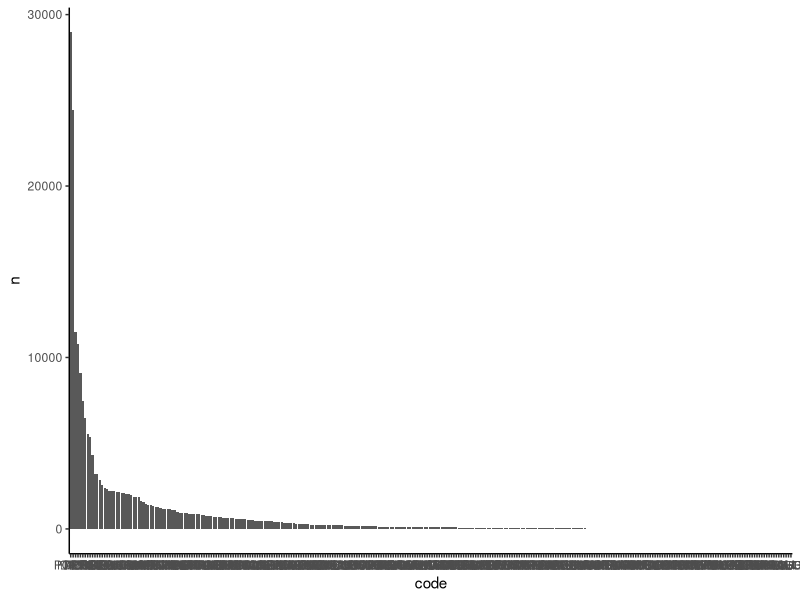
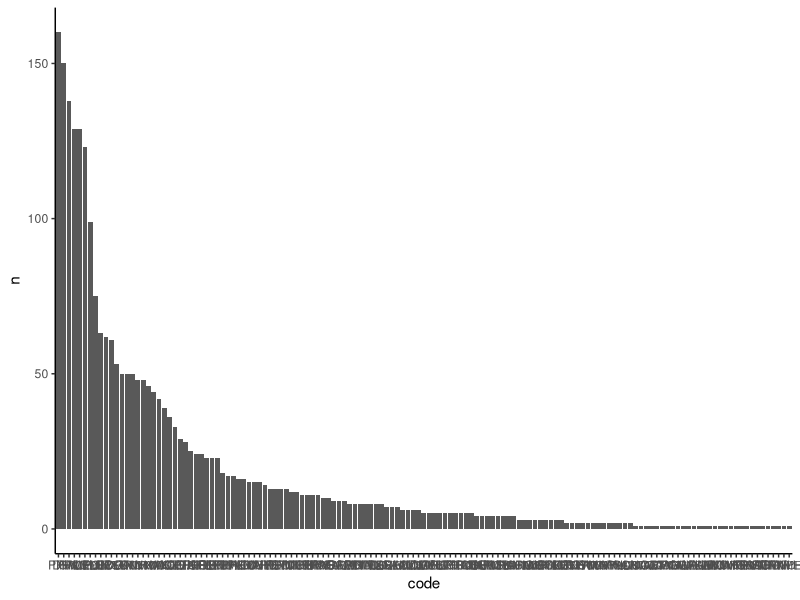

Write the R code that produced these figures, in order.
library(tidyverse)
library(forcats)
bci<-read_csv("./class_sessions/07_patterns_of_biodiveristy_local/bci_trees_50.csv") %>% 
  arrange(desc(n)) %>% 
  mutate(cum_sum=cumsum(n)) %>% 
  mutate(code = fct_reorder(code, desc(n)))
  
ggplot(bci, aes(x=code, y=n)) + 
  geom_bar(stat = "identity")+
  theme_classic()
# birds_am %>% group_by(code) %>% tally() %>% filter(n>1)
birds_am<-read_csv("./class_sessions/07_patterns_of_biodiveristy_local/birds_am.csv") %>% 
  arrange(desc(n)) %>% 
  mutate(cum_sum=cumsum(n)) %>% 
  mutate(code = fct_reorder(code, desc(n)))

ggplot(birds_am, aes(x=code, y=n)) + 
  geom_bar(stat = "identity")+
  theme_classic()
